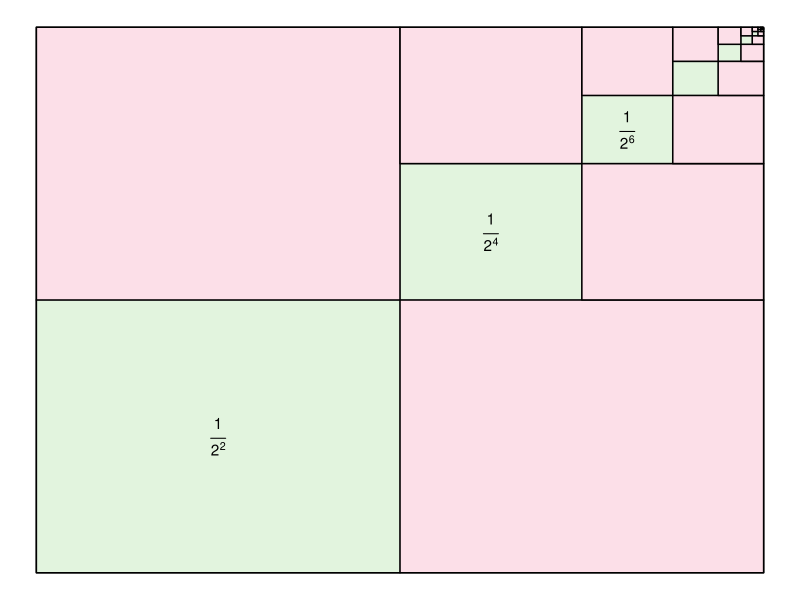

Generate this figure with R: (Note: this script raises an error after producing the figure.)
#'---
#'title: "Proof Without Words with gganimate"
#'author: "notesofdabbler"
#'date: Apr 26, 2020
#'output: html_document
#'---
#'
#' The site [AoPS Online](https://artofproblemsolving.com/wiki/index.php/Proofs_without_words) has
#' several examples that have illustrations to show proofs without words for several mathematical theorems and identities.
#' Here I used [gganimate](https://gganimate.com/index.html) to create the illustration for the following results (using the approach in [AoPS Online](https://artofproblemsolving.com/wiki/index.php/Proofs_without_words))
#' $$ \frac{1}{4} + \frac{1}{4^2} + \frac{1}{4^3} + \ldots = \frac{1}{3} $$
#' 
#' 

#+ setup, include=FALSE
knitr::opts_chunk$set(message = FALSE, warning = FALSE)

#+
library(ggplot2)
library(gganimate)
library(dplyr)
library(transformr)

#+
# color list from tableau color palette from ggthemes package
col_list = c("white", "#8CD17D", "#FABFD2")

#' Here I am creating a dataframe in the following sequence
#' 
#' * First I create a dataframe with (x, y) for a 1 x 1 square. This is state 0
#' * Next I create dataframe with (x, y) for three 1/2 x 1/2 squares at bottom left, top left, and bottom right of the 1 x 1 square.This is state 1
#' * Then I repeat the above step with a 1/2 x 1/2 square at the top right of the 1 x 1 square. This is state 2
#' * Then I repeat the above step with a 1/4 x 1/4 square at the top right of the 1 x 1 square. This is state 3
#' * I repeat a similar process for a few more times
#' 
#+
df = list()

k = 1
df[[k]] = tibble(x = c(0, 1, 1, 0), y = c(0, 0, 1, 1), type = "main", fillgrp = col_list[1], state = 0)

l = 1
h = 0
k = k + 1

for(i in 1:10) {
  df[[k]] = tibble(x = c(h, h + l/2, h + l/2, h), y = c(h, h, h + l/2, h + l/2), type = paste0("blue", i), fillgrp = col_list[2], state = i)
  if (i <= 3) {
    df[[k]] = df[[k]] %>% mutate(xt = c(h + l/4, NA, NA, NA), yt = c(h + l/4, NA, NA, NA), lbl = c(paste0("frac(1, 2^", 2*i,")"), NA, NA, NA))
  }
  df[[k + 1]] = tibble(x = c(h, h + l/2, h + l/2, h), y = c(h + l/2, h + l/2, h + l, h + l), type = paste0("red1_", i), fillgrp = col_list[3], state = i)
  df[[k + 2]] = tibble(x = c(h + l/2, h + l, h + l, h + l/2), y = c(h, h, h + l/2, h + l/2), type = paste0("red2_", i), fillgrp = col_list[3], state = i)
  k = k + 3
  l = l / 2
  h = h + 1 / 2^i
}

df_all = bind_rows(df)

#' A static plot of the dataframe is shown below
#+
p = ggplot(df_all) + geom_polygon(aes(x = x, y = y, group = type, fill = fillgrp), color = "black", alpha = 0.5)
p = p + geom_text(aes(x = xt, y = yt, label = lbl), fontface = "bold", parse = TRUE)
p = p + scale_fill_identity() + guides(fill = FALSE)
p = p + theme_void() 
p

#' The above plot is animated to transition between states
#+
p = ggplot(df_all) + geom_polygon(aes(x = x, y = y, group = type, fill = fillgrp), color = "black", alpha = 0.5)
p = p + geom_text(aes(x = xt, y = yt, label = lbl), fontface = "bold", parse = TRUE)
p = p + scale_fill_identity() + guides(fill = FALSE)
p = p + theme_void() 
anim = p + transition_states(state, transition_length = 2, state_length = 4) +
           shadow_mark()
animate(anim, renderer = gifski_renderer("figures/infinite_series_1.gif"))

#+
sessionInfo()
